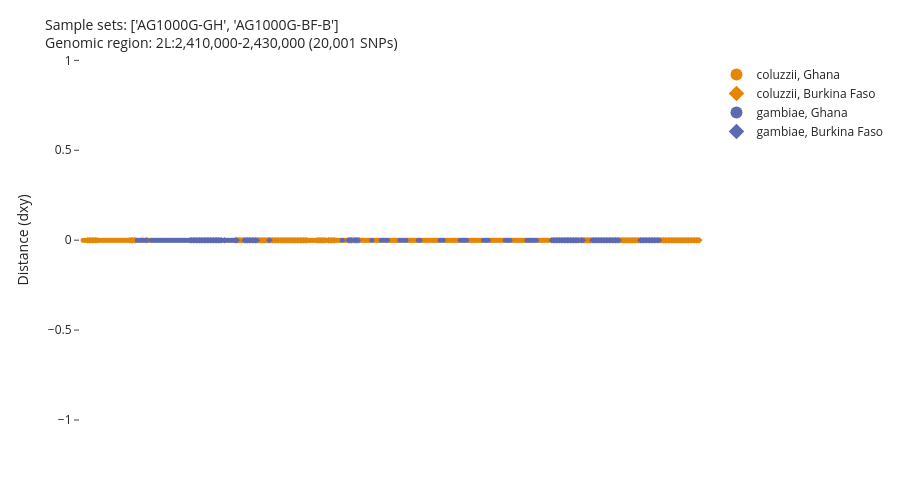

The notebook cell saved with this chart:
### Markdown cell above
## `plot_haplotype_clustering`

Hierarchically clusters haplotypes in a region (using
`haplotype_pairwise_distances` internally) and renders the result as an
interactive Plotly dendrogram, with each leaf representing one haplotype
(so two leaves per diploid sample) coloured/symbolised by sample metadata.

Parameters:
- **region**: genome region(s) to cluster haplotypes over.
- **analysis**: haplotype phasing analysis to use, as above.
- **sample_sets**, **sample_query**, **sample_query_options**: sample
  selection.
- **cohort_size**, **random_seed**: optional down-sampling, as above.
- **color**, **symbol**: sample metadata column name (or dict of custom
  label -> query) used to colour/symbolise dendrogram leaves.
- **linkage_method**: the hierarchical clustering linkage algorithm (one of
  `"single"`, `"complete"`, `"average"`, `"weighted"`, `"centroid"`,
  `"median"`, `"ward"` — see `scipy.cluster.hierarchy.linkage`). `"single"`
  (nearest-neighbour) is the default for haplotype clustering; `"complete"`
  (farthest-neighbour) tends to produce more compact, evenly-sized clusters.
- **distance_metric**: `"hamming"` or `"dxy"`, as above.
- **count_sort** / **distance_sort**: control dendrogram leaf ordering (for
  each internal node, sort children by descendant count or by distance).
  Mutually exclusive; if neither is given, `count_sort=True` is used.
- **title**, **title_font_size**: plot title text/size. If `title=True`
  (default), a title is auto-built from the sample sets/query/region.
- **width**, **height**: figure size in pixels.
- **show**: if `True` (default), displays the figure; if `False`, returns a
  dict with the figure and underlying clustering data (`n_snps`, `dist`,
  `dist_samples`, `leaf_data`).
- **renderer**: Plotly renderer name to use for display.
- **render_mode**: `"auto"`, `"svg"`, or `"webgl"` — rendering backend.
- **leaf_y**: y-coordinate at which leaf markers are drawn.
- **marker_size**, **line_width**, **line_color**: leaf marker and
  dendrogram line styling.
- **color_discrete_sequence**, **color_discrete_map**, **category_orders**:
  fine control over the colour palette and legend ordering.
- **legend_sizing**: `"constant"` or `"trace"` — whether legend marker size
  scales with the plotted marker size.
- **chunks**, **inline_array**: Dask/Zarr loading controls.

We use a small ~20 kbp region and two sample sets, with `linkage_method`
and `distance_metric` set to non-default values to illustrate their
effect.

### Code cell
ag3.plot_haplotype_clustering(
    region="2L:2,410,000-2,430,000",
    sample_sets=["AG1000G-GH", "AG1000G-BF-B"],
    analysis="gamb_colu",
    color="taxon",
    symbol="country",
    linkage_method="complete",
    distance_metric="dxy",
    count_sort=True,
    distance_sort=False,
    width=900,
    height=500,
)

### Figure 1 — Plotly figure (JSON) as saved in the notebook; plotly's stock layout.template omitted (floating-point values rounded to 4 significant figures; data arrays with more than 128 entries replaced by an {"elided": "..."} marker saying what was removed)
{"data": [{"hovertemplate": "x=%{x}<br>y=%{y}<extra></extra>", "legendgroup": "", "line": {"color": "black", "dash": "solid", "width": 0.5}, "marker": {"size": 5, "symbol": "circle"}, "mode": "lines", "name": "", "orientation": "v", "showlegend": false, "type": "scatter", "x": {"elided": "1985 float values"}, "xaxis": "x", "y": {"elided": "1985 float values"}, "yaxis": "y"}, {"customdata": {"elided": "128x11 mixed values"}, "hovertemplate": "<b>%{hovertext}</b><br><br>taxon=%{customdata[3]}<br>country=%{customdata[4]}<br>x=%{x}<br>y=%{y}<br>sample_id=%{customdata[0]}<br>partner_sample_id=%{customdata[1]}<br>sample_set=%{customdata[2]}<br>admin1_iso=%{customdata[5]}<br>admin1_name=%{customdata[6]}<br>admin2_name=%{customdata[7]}<br>location=%{customdata[8]}<br>year=%{customdata[9]}<br>month=%{customdata[10]}<extra></extra>", "hovertext": ["AA0107-C_0", "AA0123-C_0", "AA0039-C_1", "AA0126-C_1", "AA0120-C_1", "AA0116-C_1", "AA0115-C_1", "AA0115-C_0", "AA0110-C_0", "AA0109-C_1", "AA0107-C_1", "AA0104-C_1", "AA0098-C_1", "AA0090-C_1", "AA0080-C_0", "AA0076-C_0", "AA0073-C_1", "AA0073-C_0", "AA0056-C_1", "AA0052-C_1", "AA0049-C_1", "AA0044-C_1", "AA0043-C_1", "AA0128-C_0", "AA0053-C_0", "AA0141-C_0", "AA0125-C_0", "AA0124-C_0", "AA0114-C_1", "AA0087-C_0", "AA0064-C_0", "AA0135-C_0", "AA0132-C_1", "AA0112-C_1", "AA0110-C_1", "AA0111-C_1", "AA0103-C_0", "AA0102-C_1", "AA0068-C_0", "AA0141-C_1", "AA0140-C_1", "AA0140-C_0", "AA0139-C_1", "AA0139-C_0", "AA0138-C_1", "AA0138-C_0", "AA0136-C_1", "AA0136-C_0", "AA0135-C_1", "AA0134-C_1", "AA0134-C_0", "AA0132-C_0", "AA0128-C_1", "AA0127-C_1", "AA0127-C_0", "AA0126-C_0", "AA0125-C_1", "AA0124-C_1", "AA0123-C_1", "AA0120-C_0", "AA0116-C_0", "AA0114-C_0", "AA0113-C_1", "AA0113-C_0", "AA0112-C_0", "AA0111-C_0", "AA0109-C_0", "AA0104-C_0", "AA0103-C_1", "AA0102-C_0", "AA0101-C_1", "AA0101-C_0", "AA0100-C_1", "AA0100-C_0", "AA0099-C_1", "AA0099-C_0", "AA0098-C_0", "AA0097-C_1", "AA0097-C_0", "AA0092-C_1", "AA0092-C_0", "AA0091-C_1", "AA0091-C_0", "AA0090-C_0", "AA0089-C_1", "AA0089-C_0", "AA0088-C_1", "AA0088-C_0", "AA0087-C_1", "AA0080-C_1", "AA0079-C_1", "AA0079-C_0", "AA0077-C_1", "AA0077-C_0", "AA0076-C_1", "AA0075-C_1", "AA0075-C_0", "AA0074-C_1", "AA0074-C_0", "AA0068-C_1", "AA0067-C_1", "AA0067-C_0", "AA0066-C_1", "AA0066-C_0", "AA0065-C_1", "AA0065-C_0", "AA0064-C_1", "AA0063-C_1", "AA0063-C_0", "AA0056-C_0", "AA0055-C_1", "AA0055-C_0", "AA0054-C_1", "AA0054-C_0", "AA0053-C_1", "AA0052-C_0", "AA0051-C_1", "AA0051-C_0", "AA0049-C_0", "AA0044-C_0", "AA0043-C_0", "AA0042-C_1", "AA0042-C_0", "AA0041-C_1", "AA0041-C_0", "AA0040-C_1", "AA0040-C_0", "AA0039-C_0"], "legendgroup": "coluzzii, Ghana", "line": {"color": "black", "width": 0.5}, "marker": {"color": "rgb(229, 134, 6)", "size": 5, "symbol": "circle"}, "mode": "markers", "name": "coluzzii, Ghana", "orientation": "v", "showlegend": true, "type": "scatter", "x": [0, 1, 2, 10, 11, 12, 13, 14, 15, 16, 17, 18, 19, 20, 21, 22, 23, 24, 25, 26, 27, 28, 29, 42, 43, 145, 146, 147, 148, 149, 150, 157, 163, 164, 165, 166, 168, 169, 170, 179, 180, 181, 182, 183, 184, 185, 187, 188, 189, 190, 191, 194, 197, 198, 199, 200, 201, 202, 203, 206, 209, 210, 211, 212, 213, 214, 215, 218, 219, 220, 221, 222, 223, 224, 225, 226, 227, 228, 229, 233, 234, 235, 236, 237, 238, 239, 240, 241, 242, 248, 249, 250, 251, 252, 253, 254, 255, 256, 257, 262, 263, 264, 265, 266, 267, 268, 269, 270, 271, 276, 277, 278, 279, 280, 281, 282, 283, 284, 285, 293, 294, 295, 296, 297, 298, 299, 300, 301], "xaxis": "x", "y": [0, 0, 0, 0, 0, 0, 0, 0, 0, 0, 0, 0, 0, 0, 0, 0, 0, 0, 0, 0, 0, 0, 0, 0, 0, 0, 0, 0, 0, 0, 0, 0, 0, 0, 0, 0, 0, 0, 0, 0, 0, 0, 0, 0, 0, 0, 0, 0, 0, 0, 0, 0, 0, 0, 0, 0, 0, 0, 0, 0, 0, 0, 0, 0, 0, 0, 0, 0, 0, 0, 0, 0, 0, 0, 0, 0, 0, 0, 0, 0, 0, 0, 0, 0, 0, 0, 0, 0, 0, 0, 0, 0, 0, 0, 0, 0, 0, 0, 0, 0, 0, 0, 0, 0, 0, 0, 0, 0, 0, 0, 0, 0, 0, 0, 0, 0, 0, 0, 0, 0, 0, 0, 0, 0, 0, 0, 0, 0], "yaxis": "y"}, {"customdata": {"elided": "106x11 mixed values"}, "hovertemplate": "<b>%{hovertext}</b><br><br>taxon=%{customdata[3]}<br>country=%{customdata[4]}<br>x=%{x}<br>y=%{y}<br>sample_id=%{customdata[0]}<br>partner_sample_id=%{customdata[1]}<br>sample_set=%{customdata[2]}<br>admin1_iso=%{customdata[5]}<br>admin1_name=%{customdata[6]}<br>admin2_name=%{customdata[7]}<br>location=%{customdata[8]}<br>year=%{customdata[9]}<br>month=%{customdata[10]}<extra></extra>", "hovertext": ["AB0505-C_0", "AB0366-C_0", "AB0362-C_1", "AB0338-C_0", "AB0327-C_1", "AB0329-C_0", "AB0367-C_0", "AB0403-C_1", "AB0360-C_0", "AB0339-C_1", "AB0326-C_0", "AB0334-C_1", "AB0408-C_0", "AB0523-C_1", "AB0510-C_1", "AB0508-C_1", "AB0508-C_0", "AB0410-C_1", "AB0409-C_0", "AB0403-C_0", "AB0400-C_1", "AB0399-C_1", "AB0399-C_0", "AB0398-C_1", "AB0372-C_0", "AB0370-C_0", "AB0369-C_1", "AB0368-C_1", "AB0368-C_0", "AB0367-C_1", "AB0365-C_1", "AB0364-C_1", "AB0364-C_0", "AB0362-C_0", "AB0361-C_1", "AB0359-C_0", "AB0358-C_0", "AB0356-C_0", "AB0354-C_1", "AB0352-C_0", "AB0351-C_1", "AB0348-C_1", "AB0340-C_1", "AB0337-C_0", "AB0332-C_0", "AB0326-C_1", "AB0329-C_1", "AB0332-C_1", "AB0396-C_1", "AB0359-C_1", "AB0348-C_0", "AB0339-C_0", "AB0331-C_0", "AB0334-C_0", "AB0398-C_0", "AB0361-C_0", "AB0357-C_1", "AB0331-C_1", "AB0340-C_0", "AB0503-C_1", "AB0369-C_0", "AB0523-C_0", "AB0510-C_0", "AB0509-C_1", "AB0509-C_0", "AB0505-C_1", "AB0503-C_0", "AB0413-C_1", "AB0413-C_0", "AB0411-C_1", "AB0411-C_0", "AB0410-C_0", "AB0409-C_1", "AB0408-C_1", "AB0404-C_1", "AB0404-C_0", "AB0400-C_0", "AB0397-C_1", "AB0397-C_0", "AB0396-C_0", "AB0372-C_1", "AB0371-C_1", "AB0371-C_0", "AB0370-C_1", "AB0366-C_1", "AB0365-C_0", "AB0363-C_1", "AB0363-C_0", "AB0360-C_1", "AB0358-C_1", "AB0357-C_0", "AB0356-C_1", "AB0355-C_1", "AB0355-C_0", "AB0354-C_0", "AB0352-C_1", "AB0351-C_0", "AB0341-C_1", "AB0341-C_0", "AB0338-C_1", "AB0337-C_1", "AB0330-C_1", "AB0330-C_0", "AB0328-C_1", "AB0327-C_0", "AB0328-C_0"], "legendgroup": "coluzzii, Burkina Faso", "line": {"color": "black", "width": 0.5}, "marker": {"color": "rgb(229, 134, 6)", "size": 5, "symbol": "diamond"}, "mode": "markers", "name": "coluzzii, Burkina Faso", "orientation": "v", "showlegend": true, "type": "scatter", "x": [3, 4, 5, 6, 7, 8, 9, 30, 31, 32, 33, 34, 38, 100, 101, 102, 103, 113, 114, 115, 116, 117, 118, 119, 121, 122, 123, 124, 125, 126, 127, 128, 129, 130, 131, 132, 133, 134, 135, 136, 137, 138, 139, 140, 141, 142, 143, 144, 151, 152, 153, 154, 155, 156, 158, 159, 160, 161, 162, 174, 178, 320, 323, 324, 325, 326, 327, 346, 347, 348, 349, 350, 351, 352, 353, 354, 355, 356, 357, 358, 372, 373, 374, 375, 376, 377, 378, 379, 380, 381, 382, 383, 384, 385, 386, 387, 388, 389, 390, 391, 392, 393, 394, 395, 396, 397], "xaxis": "x", "y": [0, 0, 0, 0, 0, 0, 0, 0, 0, 0, 0, 0, 0, 0, 0, 0, 0, 0, 0, 0, 0, 0, 0, 0, 0, 0, 0, 0, 0, 0, 0, 0, 0, 0, 0, 0, 0, 0, 0, 0, 0, 0, 0, 0, 0, 0, 0, 0, 0, 0, 0, 0, 0, 0, 0, 0, 0, 0, 0, 0, 0, 0, 0, 0, 0, 0, 0, 0, 0, 0, 0, 0, 0, 0, 0, 0, 0, 0, 0, 0, 0, 0, 0, 0, 0, 0, 0, 0, 0, 0, 0, 0, 0, 0, 0, 0, 0, 0, 0, 0, 0, 0, 0, 0, 0, 0], "yaxis": "y"}, {"customdata": {"elided": "72x11 mixed values"}, "hovertemplate": "<b>%{hovertext}</b><br><br>taxon=%{customdata[3]}<br>country=%{customdata[4]}<br>x=%{x}<br>y=%{y}<br>sample_id=%{customdata[0]}<br>partner_sample_id=%{customdata[1]}<br>sample_set=%{customdata[2]}<br>admin1_iso=%{customdata[5]}<br>admin1_name=%{customdata[6]}<br>admin2_name=%{customdata[7]}<br>location=%{customdata[8]}<br>year=%{customdata[9]}<br>month=%{customdata[10]}<extra></extra>", "hovertext": ["AA0108-C_0", "AA0060-C_0", "AA0071-C_0", "AA0086-C_1", "AA0094-C_0", "AA0058-C_0", "AA0131-C_1", "AA0131-C_0", "AA0130-C_0", "AA0129-C_0", "AA0119-C_1", "AA0118-C_1", "AA0118-C_0", "AA0106-C_0", "AA0105-C_0", "AA0096-C_1", "AA0095-C_1", "AA0095-C_0", "AA0094-C_1", "AA0086-C_0", "AA0071-C_1", "AA0070-C_0", "AA0069-C_1", "AA0062-C_0", "AA0060-C_1", "AA0059-C_0", "AA0058-C_1", "AA0057-C_1", "AA0050-C_1", "AA0050-C_0", "AA0085-C_0", "AA0137-C_1", "AA0117-C_0", "AA0084-C_0", "AA0081-C_1", "AA0061-C_0", "AA0045-C_0", "AA0108-C_1", "AA0137-C_0", "AA0133-C_1", "AA0133-C_0", "AA0130-C_1", "AA0129-C_1", "AA0122-C_1", "AA0122-C_0", "AA0119-C_0", "AA0117-C_1", "AA0106-C_1", "AA0105-C_1", "AA0096-C_0", "AA0093-C_1", "AA0093-C_0", "AA0085-C_1", "AA0084-C_1", "AA0082-C_1", "AA0082-C_0", "AA0081-C_0", "AA0072-C_1", "AA0072-C_0", "AA0070-C_1", "AA0069-C_0", "AA0062-C_1", "AA0061-C_1", "AA0059-C_1", "AA0057-C_0", "AA0048-C_1", "AA0048-C_0", "AA0047-C_1", "AA0047-C_0", "AA0046-C_1", "AA0046-C_0", "AA0045-C_1"], "legendgroup": "gambiae, Ghana", "line": {"color": "black", "width": 0.5}, "marker": {"color": "rgb(93, 105, 177)", "size": 5, "symbol": "circle"}, "mode": "markers", "name": "gambiae, Ghana", "orientation": "v", "showlegend": true, "type": "scatter", "x": [35, 36, 37, 39, 40, 44, 45, 46, 47, 48, 49, 50, 51, 52, 53, 54, 55, 56, 57, 58, 59, 60, 61, 62, 63, 64, 65, 66, 67, 68, 90, 92, 93, 94, 95, 96, 97, 167, 186, 192, 193, 195, 196, 204, 205, 207, 208, 216, 217, 230, 231, 232, 243, 244, 245, 246, 247, 258, 259, 260, 261, 272, 273, 274, 275, 286, 287, 288, 289, 290, 291, 292], "xaxis": "x", "y": [0, 0, 0, 0, 0, 0, 0, 0, 0, 0, 0, 0, 0, 0, 0, 0, 0, 0, 0, 0, 0, 0, 0, 0, 0, 0, 0, 0, 0, 0, 0, 0, 0, 0, 0, 0, 0, 0, 0, 0, 0, 0, 0, 0, 0, 0, 0, 0, 0, 0, 0, 0, 0, 0, 0, 0, 0, 0, 0, 0, 0, 0, 0, 0, 0, 0, 0, 0, 0, 0, 0, 0], "yaxis": "y"}, {"customdata": {"elided": "92x11 mixed values"}, "hovertemplate": "<b>%{hovertext}</b><br><br>taxon=%{customdata[3]}<br>country=%{customdata[4]}<br>x=%{x}<br>y=%{y}<br>sample_id=%{customdata[0]}<br>partner_sample_id=%{customdata[1]}<br>sample_set=%{customdata[2]}<br>admin1_iso=%{customdata[5]}<br>admin1_name=%{customdata[6]}<br>admin2_name=%{customdata[7]}<br>location=%{customdata[8]}<br>year=%{customdata[9]}<br>month=%{customdata[10]}<extra></extra>", "hovertext": ["AB0440-C_1", "AB0536-C_1", "AB0533-C_1", "AB0532-C_1", "AB0525-C_0", "AB0504-C_1", "AB0471-C_0", "AB0468-C_1", "AB0468-C_0", "AB0463-C_1", "AB0460-C_0", "AB0458-C_1", "AB0440-C_0", "AB0439-C_1", "AB0439-C_0", "AB0436-C_0", "AB0435-C_1", "AB0433-C_1", "AB0432-C_1", "AB0432-C_0", "AB0375-C_0", "AB0375-C_1", "AB0433-C_0", "AB0531-C_0", "AB0528-C_1", "AB0504-C_0", "AB0473-C_0", "AB0472-C_0", "AB0471-C_1", "AB0470-C_0", "AB0466-C_0", "AB0460-C_1", "AB0458-C_0", "AB0435-C_0", "AB0374-C_1", "AB0526-C_0", "AB0381-C_1", "AB0524-C_1", "AB0378-C_1", "AB0467-C_0", "AB0469-C_0", "AB0538-C_1", "AB0538-C_0", "AB0537-C_1", "AB0537-C_0", "AB0536-C_0", "AB0533-C_0", "AB0532-C_0", "AB0531-C_1", "AB0530-C_1", "AB0530-C_0", "AB0529-C_1", "AB0529-C_0", "AB0528-C_0", "AB0527-C_1", "AB0527-C_0", "AB0526-C_1", "AB0525-C_1", "AB0524-C_0", "AB0517-C_1", "AB0517-C_0", "AB0477-C_1", "AB0477-C_0", "AB0474-C_1", "AB0474-C_0", "AB0473-C_1", "AB0472-C_1", "AB0470-C_1", "AB0469-C_1", "AB0467-C_1", "AB0466-C_1", "AB0465-C_1", "AB0465-C_0", "AB0463-C_0", "AB0462-C_1", "AB0462-C_0", "AB0459-C_1", "AB0459-C_0", "AB0436-C_1", "AB0389-C_1", "AB0389-C_0", "AB0388-C_1", "AB0388-C_0", "AB0386-C_1", "AB0386-C_0", "AB0381-C_0", "AB0379-C_1", "AB0379-C_0", "AB0378-C_0", "AB0374-C_0", "AB0373-C_1", "AB0373-C_0"], "legendgroup": "gambiae, Burkina Faso", "line": {"color": "black", "width": 0.5}, "marker": {"color": "rgb(93, 105, 177)", "size": 5, "symbol": "diamond"}, "mode": "markers", "name": "gambiae, Burkina Faso", "orientation": "v", "showlegend": true, "type": "scatter", "x": [41, 69, 70, 71, 72, 73, 74, 75, 76, 77, 78, 79, 80, 81, 82, 83, 84, 85, 86, 87, 88, 89, 91, 98, 99, 104, 105, 106, 107, 108, 109, 110, 111, 112, 120, 171, 172, 173, 175, 176, 177, 302, 303, 304, 305, 306, 307, 308, 309, 310, 311, 312, 313, 314, 315, 316, 317, 318, 319, 321, 322, 328, 329, 330, 331, 332, 333, 334, 335, 336, 337, 338, 339, 340, 341, 342, 343, 344, 345, 359, 360, 361, 362, 363, 364, 365, 366, 367, 368, 369, 370, 371], "xaxis": "x", "y": [0, 0, 0, 0, 0, 0, 0, 0, 0, 0, 0, 0, 0, 0, 0, 0, 0, 0, 0, 0, 0, 0, 0, 0, 0, 0, 0, 0, 0, 0, 0, 0, 0, 0, 0, 0, 0, 0, 0, 0, 0, 0, 0, 0, 0, 0, 0, 0, 0, 0, 0, 0, 0, 0, 0, 0, 0, 0, 0, 0, 0, 0, 0, 0, 0, 0, 0, 0, 0, 0, 0, 0, 0, 0, 0, 0, 0, 0, 0, 0, 0, 0, 0, 0, 0, 0, 0, 0, 0, 0, 0, 0], "yaxis": "y"}], "layout": {"autosize": true, "height": 500, "hovermode": "closest", "legend": {"itemsizing": "constant", "tracegroupgap": 0}, "margin": {"t": 60}, "showlegend": true, "title": {"font": {"size": 14}, "text": "Sample sets: ['AG1000G-GH', 'AG1000G-BF-B']<br>Genomic region: 2L:2,410,000-2,430,000 (20,001 SNPs)"}, "width": 900, "xaxis": {"anchor": "y", "domain": [0.0, 1.0], "mirror": false, "range": [-2, 400], "showgrid": false, "showline": false, "showticklabels": false, "ticks": "", "title": {}}, "yaxis": {"anchor": "x", "domain": [0.0, 1.0], "mirror": false, "range": [-1, 1.002], "showgrid": false, "showline": false, "showticklabels": true, "ticks": "outside", "title": {"text": "Distance (dxy)"}}}}
